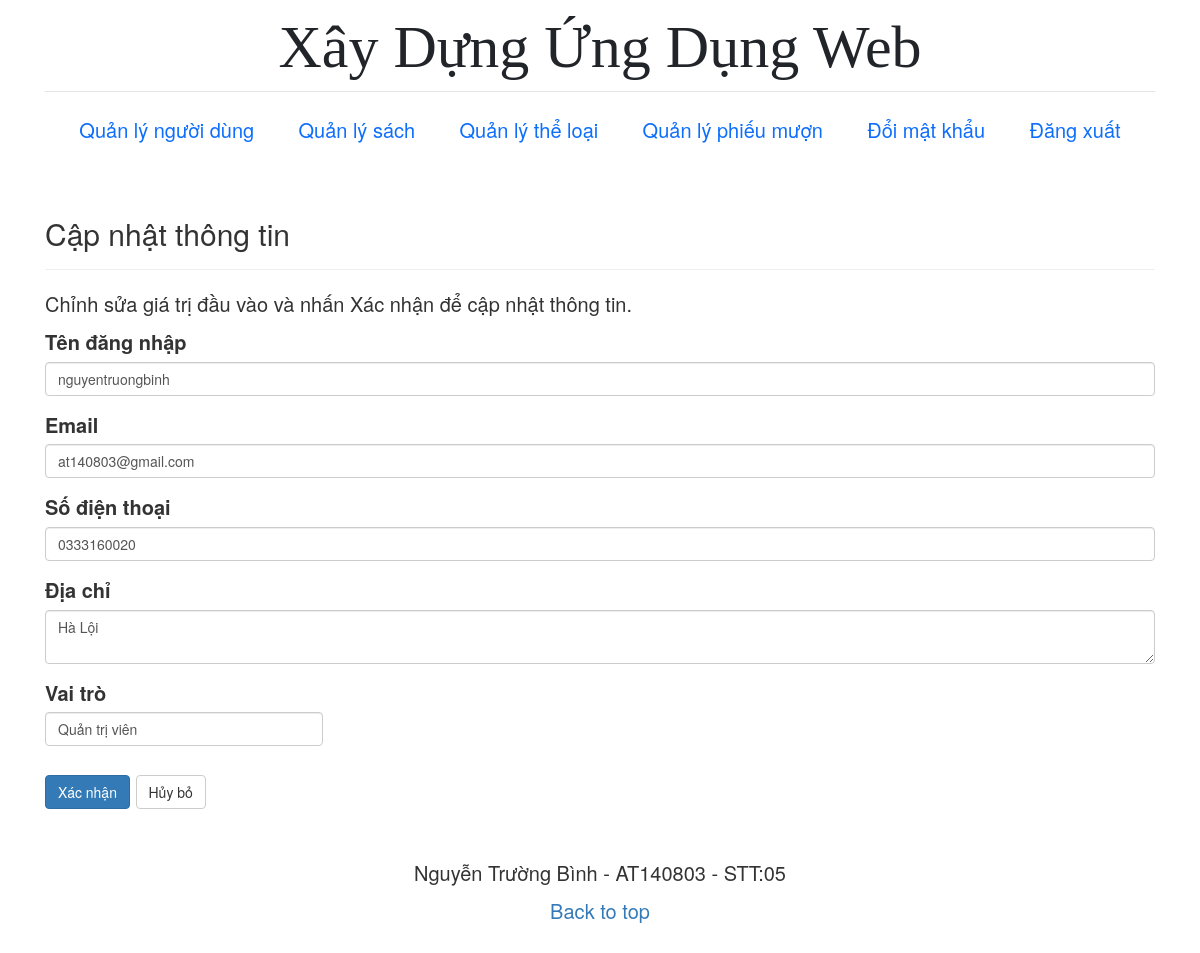
Page /users/edit.php?id=1 (signed in) on the committed database.
### tables this page shows
CREATE TABLE `users` (
  `id` int(11) NOT NULL,
  `role_id` int(11) NOT NULL DEFAULT 3,
  `username` varchar(50) NOT NULL,
  `email` varchar(50) NOT NULL,
  `password` varchar(50) NOT NULL,
  `phone` text NOT NULL,
  `address` text NOT NULL
);

### libs/checkPermission.php (called while the page is built)
<?php
    function checkPermission($conn, $role_id, $permission_id){
        $sql ="SELECT * FROM roles_permissions
        LEFT JOIN users ON users.role_id = roles_permissions.role_id
        WHERE users.role_id = $role_id
        AND roles_permissions.perm_id = $permission_id";
        $result = mysqli_query($conn, $sql);
        $rows = mysqli_num_rows($result);
        if ($rows == 0) {
            return false;
        } else {
            return true;
        };
    }

### users/edit.php (the view, shortened to what this page needs)
<?php include "../includes/header.php" ?>
<?php require_once("../libs/connection.php");
require_once("../libs/checkPermission.php");
if (checkPermission($conn, $_SESSION['role_id'], 2)) {
    $id = trim($_GET['id']);
    if (isset($_POST["btn_submit"])) {
        $username = trim($_POST["username"]);
        $email = trim($_POST["email"]);
        $address = trim($_POST["address"]);
        $phone = trim($_POST["phone"]);
        $role_id = trim($_POST['role']);
        $sql = "UPDATE users SET username='$username', email='$email',
                address='$address', phone='$phone', role_id='$role_id' WHERE id='$id'";
        if (mysqli_query($conn, $sql)) {
            if ($id == $_SESSION['user_id']) {
                $_SESSION['role_id'] = $role_id;
            }
            header("location: /udweb/users");
            exit();
        } else {
            echo "Vui lòng thử lại.";
        }
    } else {
        if (isset($id)) {
            $sql = "SELECT * FROM users WHERE id = '$id'";
            $result = mysqli_query($conn, $sql);
            if (mysqli_num_rows($result) == 1) {
                $row = mysqli_fetch_array($result, MYSQLI_ASSOC);
                $username = $row["username"];
                $email = $row["email"];
                $address = $row["address"];
                $phone = $row["phone"];
                $role = $row['role_id'];
            } else {
                echo "Vui lòng thử lại.";
            }
        } else {
            header("location: ../errors/error.php");
            exit();
        }
    }
?>
    <div class="container">
        <div class="row">
            <div class="col-md-12">
                <div class="page-header">
                    <h2>Cập nhật thông tin</h2>
                </div>
                <p>Chỉnh sửa giá trị đầu vào và nhấn Xác nhận để cập nhật thông tin.</p>
                <form action="<?php echo htmlspecialchars(basename($_SERVER['REQUEST_URI'])); ?>" method="post">
                    <div class="form-group">
                        <label>Tên đăng nhập</label>
                        <input type="text" name="username" class="form-control" value="<?php echo $username; ?>"
                        pattern="^[A-Za-z][A-Za-z0-9-]{2,25}$" required>
                    </div>
                    <div class="form-group">
                        <label>Email</label>
                        <input type="email" name="email" class="form-control" value="<?php echo $email; ?>" required>
                    </div>
                    <div class="form-group">
                        <label>Số điện thoại</label>
                        <input type="text" name="phone" class="form-control" value="<?php echo $phone; ?>"
                        pattern="^(09|03|07|08|05)+([0-9]{8})$">
                    </div>
                    <div class="form-group">
                        <label>Địa chỉ</label>
                        <textarea name="address" class="form-control"><?php echo $address; ?></textarea>
                    </div>
                    <label>Vai trò</label><br>
                    <select name="role" class="form-control w-25">
                        <option <?php if ($role == 1) echo "selected=\"selected\"";  ?> value="1">Quản trị viên</option>
                    </select><br>
                    <input type="submit" name="btn_submit" class="btn btn-primary" value="Xác nhận">
                    <a href="index.php" class="btn btn-default">Hủy bỏ</a>
                </form>
            </div>
        </div>
    </div>
<?php
} else {
    header('Location: ../errors/403.php');
}
?>
<?php include "../includes/footer.php" ?>

### asset/css/style.css (style rules this page uses)
body, html { font-size: 20px!important; }
h1, h2, h3, h4, h5, h6 { font-family: "Playfair Display", Georgia, "Times New Roman", serif; }

### rows in the picture
users: username "nguyentruongbinh", email "at140803@gmail.com", phone "0333160020", address "Hà Lội", role "Quản trị viên"
